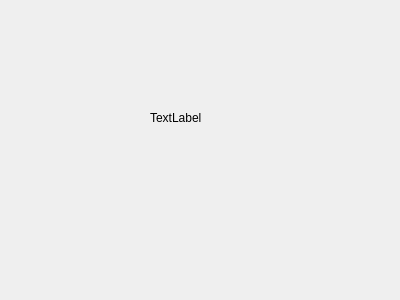
<?xml version="1.0" encoding="UTF-8"?>
<ui version="4.0">
 <class>Dialog</class>
 <widget class="QDialog" name="Dialog">
  <property name="geometry">
   <rect>
    <x>0</x>
    <y>0</y>
    <width>400</width>
    <height>300</height>
   </rect>
  </property>
  <property name="windowTitle">
   <string>Dialog</string>
  </property>
  <widget class="QLabel" name="label">
   <property name="geometry">
    <rect>
     <x>150</x>
     <y>110</y>
     <width>56</width>
     <height>16</height>
    </rect>
   </property>
   <property name="text">
    <string>TextLabel</string>
   </property>
  </widget>
 </widget>
 <resources/>
 <connections/>
</ui>
